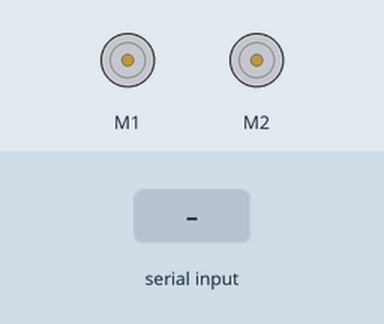
Bench run of a sketch on a simulated Arduino Uno, built with avr-gcc and run on an emulated ATmega328P. On the bench: 2 × DC motor (green arrow = forward, orange = backward, longer = faster). Inputs (shaded band) come from the test bench. What the sketch prints to the serial monitor is not drawn.

Above: at 1.2 s.
1.3 s: "l" received over the second serial link
At 1.4 s:
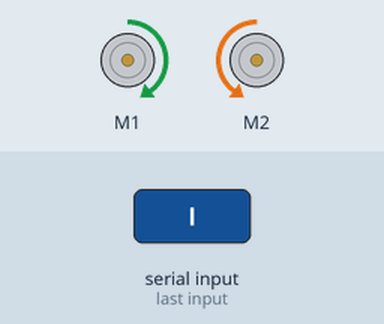
3.0 s: "u" received over the second serial link
At 3.8 s:
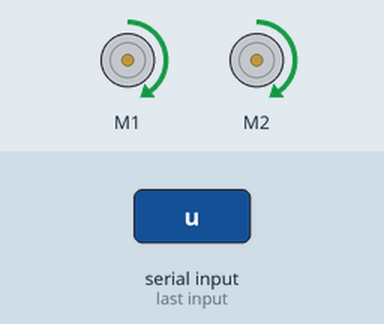
5.5 s: "r" received over the second serial link
At 5.6 s:
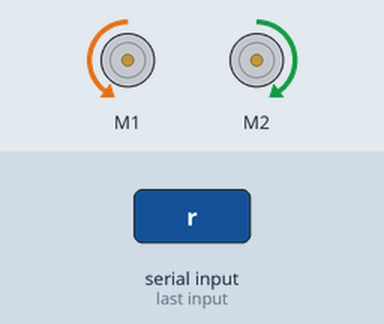
7.2 s: "d" received over the second serial link
At 8.0 s:
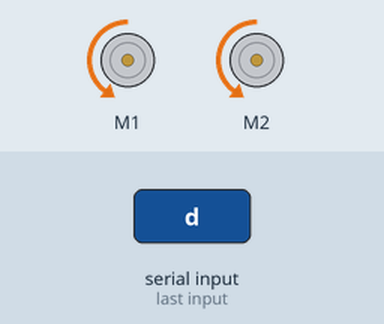
Timing chart, 0 to 10.2 s (numbered marks = the images above; inputs shaded):
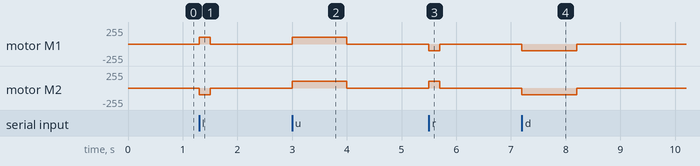

The sketch:

bt_araba.ino
```cpp
#include "Arduino.h"

#include <AFMotor.h>
#include <SoftwareSerial.h>
SoftwareSerial BTserial(2, 13); // RX | TX

// dc motor test
AF_DCMotor motor1(1, MOTOR12_64KHZ); // create motor #1, 64KHz pwm
AF_DCMotor motor2(2, MOTOR12_64KHZ); // create motor #2, 64KHz pwm


void setup() {
  motor1.setSpeed(100);     // set the speed to 200/255
  motor2.setSpeed(100);     // set the speed to 200/255

  Serial.begin(9600);
  BTserial.begin(9600);
}

void loop() {

  if (BTserial.available())
  {
    char data = BTserial.read();
  Serial.write(data);
    // char ı integer'a çevirmek için
//    int data = data_f - '0';

    //int state = data;
    // sola dön
    if (data == 'l') {
      motor1.run(FORWARD);      // turn it on going forward
      motor2.run(BACKWARD);      // turn it on going forward
      delay(200);
      motor1.run(RELEASE);      // stopped
      motor2.run(RELEASE);     // the other way
    }
    // ileri git
    else if (data == 'u') {
      motor1.run(FORWARD);      // turn it on going backward
      motor2.run(FORWARD);     // the other way
      delay(1000);
      motor1.run(RELEASE);      // stopped
      motor2.run(RELEASE);     // the other way
      // sağa dön
    } else if (data == 'r') {
      motor1.run(BACKWARD);      // stopped
      motor2.run(FORWARD);     // the other way
      delay(200);
      motor1.run(RELEASE);      // stopped
      motor2.run(RELEASE);     // the other way
      // geri git
    } else if (data == 'd') {
      motor1.run(BACKWARD);      // stopped
      motor2.run(BACKWARD);     // the other way
      delay(1000);
      motor1.run(RELEASE);      // stopped
      motor2.run(RELEASE);     // the other way
    }
    else if (data == 'x') {
      motor1.run(RELEASE);      // stopped
      motor2.run(RELEASE);     // the other way
      delay(1000);
    }


  }
}
```

Measured:
- after the input at 1.3 s, motor M1: stopped → forward 100/255 at once, → stopped 0.20 s later; motor M2: stopped → backward 100/255 at once, → stopped 0.20 s later
- after the input at 3.0 s, motor M1, motor M2: stopped → forward 100/255 at once, → stopped 1.0 s later
- after the input at 5.5 s, motor M1: stopped → backward 100/255 at once, → stopped 0.20 s later; motor M2: stopped → forward 100/255 at once, → stopped 0.20 s later
- after the input at 7.2 s, motor M1, motor M2: stopped → backward 100/255 at once, → stopped 1.0 s later
